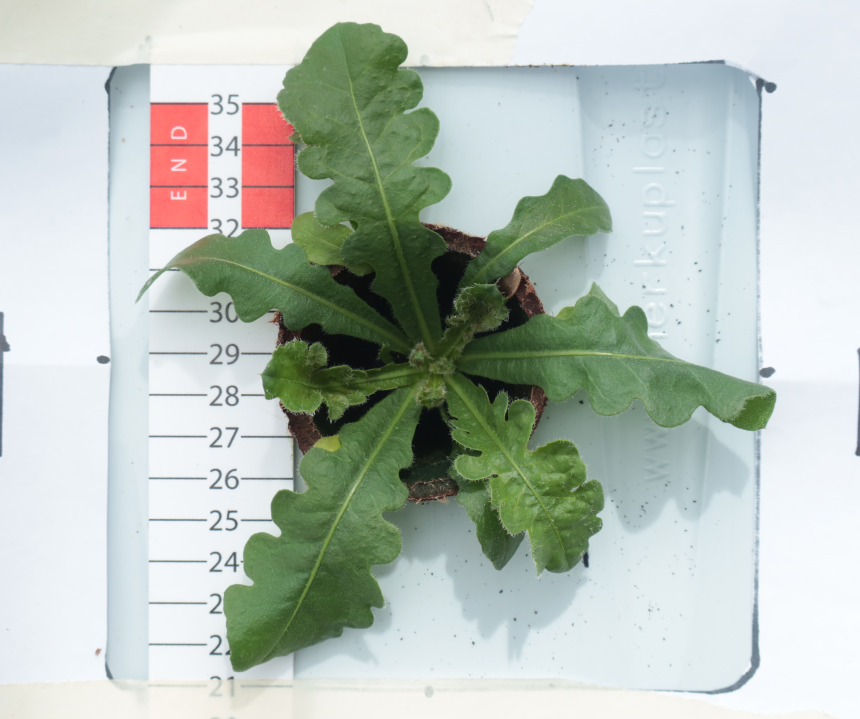
#> input picture Day35_T4_A.JPG, 4300 x 3594 px (shown at 1/5 size); its folder holds only this picture in this run
$ jupyter execute 'ML plantcv indvidual with plots.ipynb'
#> lines starting #> are read from the running program, lines starting #| are printed output that depends on the picture; after the words box and inside, x2 and y2 are one past the last pixel; in counts of white or black regions, pixels touching at a corner belong together
***Image Analysis with plots***

[cell 1]
import os
import cv2
import numpy as np
import pandas as pd
import matplotlib.pyplot as plt

os.chdir(r"C:\Users\hswt122arb\Desktop\MLplantcv")
print(os.listdir())

[cell 2]
# ---- SCALE ----
PIXELS_per_cm =  1470/ 8

cm_per_pixel = 1 / PIXELS_per_cm
cm2_per_pixel = cm_per_pixel ** 2

print("PIXELS_per_cm =", PIXELS_per_cm)
print("cm_per_pixel =", cm_per_pixel)
print("cm2_per_pixel =", cm2_per_pixel)

# ---- SEGMENTATION SETTINGS ----
LOWER_GREEN = np.array([35, 60, 40])
UPPER_GREEN = np.array([85, 255, 180])

MIN_AREA = 80

[cell 3]
def process_image(filename, show=True):
    img_bgr = cv2.imread(filename)

    if img_bgr is None:
        print(f"Could not read {filename}")
        return None

    img_rgb = cv2.cvtColor(img_bgr, cv2.COLOR_BGR2RGB)
    hsv = cv2.cvtColor(img_rgb, cv2.COLOR_RGB2HSV)

    # Green mask
    mask = cv2.inRange(hsv, LOWER_GREEN, UPPER_GREEN)

    # Light cleaning
    kernel = np.ones((3, 3), np.uint8)
    mask = cv2.morphologyEx(mask, cv2.MORPH_OPEN, kernel)

    # Find contours
    contours, _ = cv2.findContours(mask, cv2.RETR_EXTERNAL, cv2.CHAIN_APPROX_SIMPLE)

    clean_mask = np.zeros_like(mask)

    valid_contours = []
    for cnt in contours:
        area = cv2.contourArea(cnt)
        if area > MIN_AREA:
            valid_contours.append(cnt)

    if len(valid_contours) == 0:
        print(f"No plant detected in {filename}")
        return None

    # Draw ALL valid contours, not just the largest one
    cv2.drawContours(clean_mask, valid_contours, -1, 255, -1)

    # Measurements in pixels
    leaf_pixels = np.sum(clean_mask > 0)

    ys, xs = np.where(clean_mask > 0)
    if len(xs) == 0 or len(ys) == 0:
        print(f"No valid plant pixels found in {filename}")
        return None

    plant_diameter_pixels = max(xs.max() - xs.min(), ys.max() - ys.min())

    # Color index (ExG)
    pixels = img_rgb[clean_mask > 0]
    r = np.mean(pixels[:, 0])
    g = np.mean(pixels[:, 1])
    b = np.mean(pixels[:, 2])
    exg = 2 * g - r - b

    # Convert to real units
    leaf_area_cm2 = leaf_pixels * cm2_per_pixel
    plant_diameter_cm = plant_diameter_pixels * cm_per_pixel

    # Overlay
    overlay = img_rgb.copy()
    green = np.zeros_like(img_rgb)
    green[:] = [0, 255, 0]

    overlay[clean_mask > 0] = (
        0.6 * overlay[clean_mask > 0] + 0.4 * green[clean_mask > 0]
    ).astype(np.uint8)

    if show:
        fig, ax = plt.subplots(1, 3, figsize=(15, 5))

        ax[0].imshow(img_rgb)
        ax[0].set_title("Original")
        ax[0].axis("off")

        ax[1].imshow(clean_mask, cmap="gray")
        ax[1].set_title("Mask")
        ax[1].axis("off")

        ax[2].imshow(overlay)
        ax[2].set_title("Detected Leaves")
        ax[2].axis("off")

        plt.tight_layout()
        plt.show()

        print("leaf_pixels =", leaf_pixels)
        print("plant_diameter_pixels =", plant_diameter_pixels)
        print("Leaf_Area_cm2 =", round(leaf_area_cm2, 3))
        print("Plant_Diameter_cm =", round(plant_diameter_cm, 3))
        print("Color_Index =", round(exg, 3))

    return {
        "Image": filename,
        "Leaf_Area_cm2": round(leaf_area_cm2, 3),
        "Plant_Diameter_cm": round(plant_diameter_cm, 3),
        "Color_Index": round(exg, 3)
    }

[cell 4]
result = process_image("Day35_T1_A.JPG", show=True)
print(result)

[cell 5]
results = []

for file in os.listdir():
    if file.upper().endswith(".JPG"):
        res = process_image(file, show=False)
#> call 2 of process_image, with filename = 'Day35_T4_A.JPG', show = False
#> in process_image, img_bgr is the input picture: shape (3594, 4300, 3); mean B, G, R 185.9, 194.2, 184.2
#> in process_image (call 2), `hsv = cv2.cvtColor(img_rgb, cv2.COLOR_RGB2HSV)`: hsv: shape (3594, 4300, 3); mean H, S, V 79.1, 39.2, 199.8
#> in process_image (call 2), `mask = cv2.inRange(hsv, LOWER_GREEN, UPPER_GREEN)`:
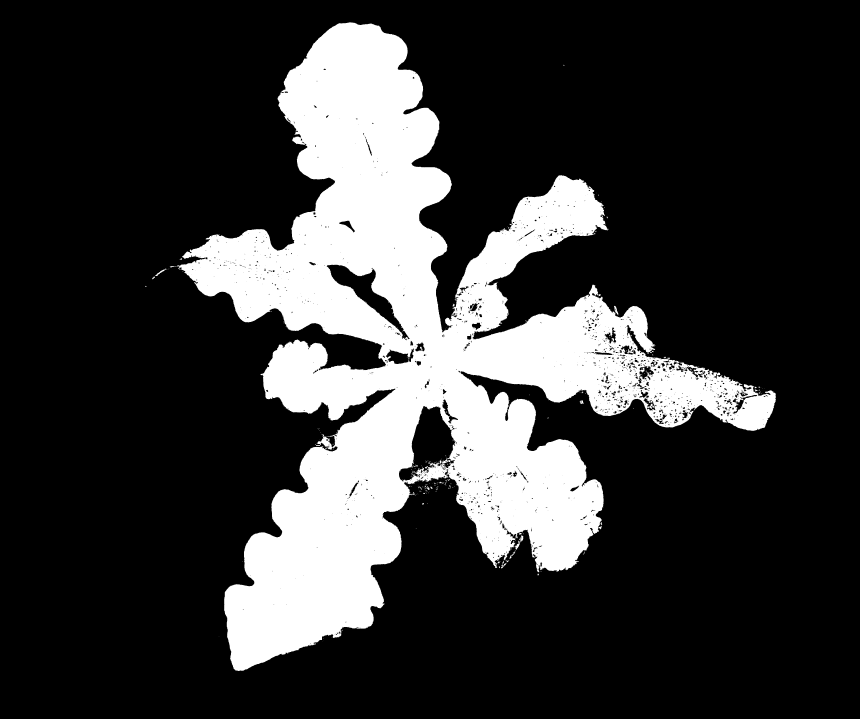
#> mask: shape (3594, 4300) (shown at 1/5 size); 21.5% white; 414 white regions (357 under 20 px), largest, box (x1, y1, x2, y2) and area: (883, 112, 3879, 3355) 3317016, (776, 1343, 833, 1380) 398, (3070, 1529, 3092, 1574) 386
#> in process_image (call 2), `mask = cv2.morphologyEx(mask, cv2.MORPH_OPEN, kernel)`: mask: shape (3594, 4300); 21.4% white; 128 white regions (55 under 20 px)
#> in process_image (call 2), `contours, _ = cv2.findContours(mask, cv2.RETR_EXTERNAL, cv2.CHAIN_APPR..`: contours = 90 contours, 49 with area under 20; largest, box (x1, y1, x2, y2) and area: (885, 112, 3879, 3355) 3447731, (1584, 2182, 1662, 2246) 1960, (777, 1344, 832, 1380) 322, (3070, 1530, 3091, 1573) 302, (2576, 2717, 2598, 2747) 270
#> the loop in process_image (call 2), `for cnt in contours:` made 90 passes
#> area on passes 1, 2, 3, 4, 5, 6, 8, 9, 11, 15, 16, 17: 32.5, 20.5, 76.5, 62, 30.5, 49, 33.5, 46, 42, 270.5, 20.5, 34
#> after the loop in process_image (call 2), `for cnt in contours:`: valid_contours = 10 contours; largest, box (x1, y1, x2, y2) and area: (885, 112, 3879, 3355) 3447731, (1584, 2182, 1662, 2246) 1960, (777, 1344, 832, 1380) 322, (3070, 1530, 3091, 1573) 302, (2576, 2717, 2598, 2747) 270
#> in process_image (call 2), `cv2.drawContours(clean_mask, valid_contours, -1, 255, -1)`:
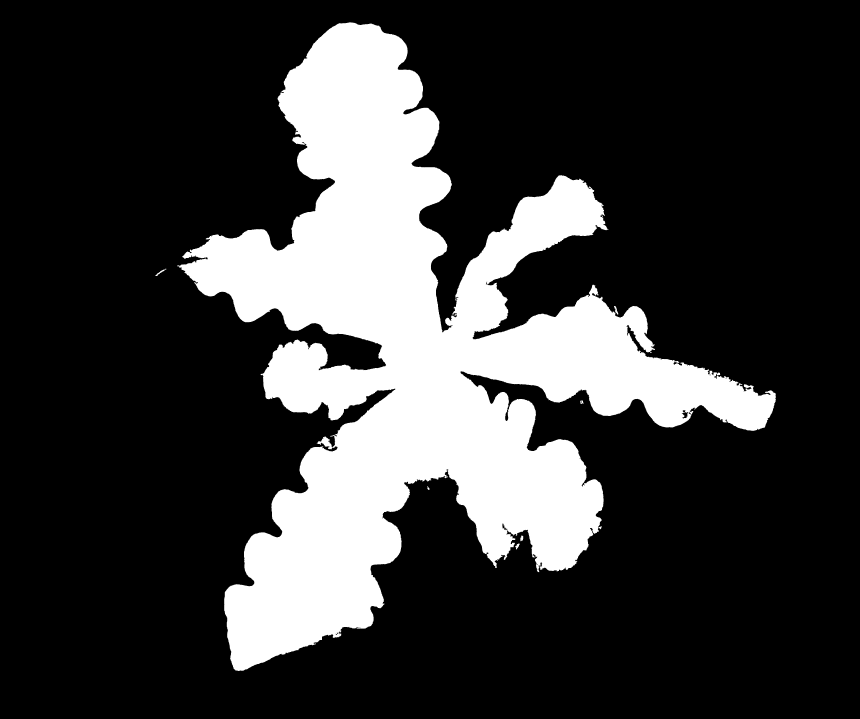
#> clean_mask: shape (3594, 4300) (shown at 1/5 size); 22.4% white; 10 white regions, largest, box (x1, y1, x2, y2) and area: (885, 112, 3879, 3355) 3460886, (1584, 2182, 1662, 2246) 2105, (777, 1344, 832, 1380) 388
#> in process_image (call 2), `leaf_pixels = np.sum(clean_mask > 0)`: leaf_pixels = 3464951
#> in process_image (call 2), `plant_diameter_pixels = max(xs.max() - xs.min(), ys.max() - ys.min())`: plant_diameter_pixels = 3242
#> in process_image (call 2), `r = np.mean(pixels[:, 0])`: r = 83.15
#> in process_image (call 2), `g = np.mean(pixels[:, 1])`: g = 111.1
#> in process_image (call 2), `b = np.mean(pixels[:, 2])`: b = 67.34
#> in process_image (call 2), `exg = 2 * g - r - b`: exg = 71.71
#> in process_image (call 2), `leaf_area_cm2 = leaf_pixels * cm2_per_pixel`: leaf_area_cm2 = 102.6
#> in process_image (call 2), `plant_diameter_cm = plant_diameter_pixels * cm_per_pixel`: plant_diameter_cm = 17.64
#> in process_image (call 2), `overlay[clean_mask > 0] = ( 0.6 * overlay[clean_mask > 0] + 0.4 * gree..`:
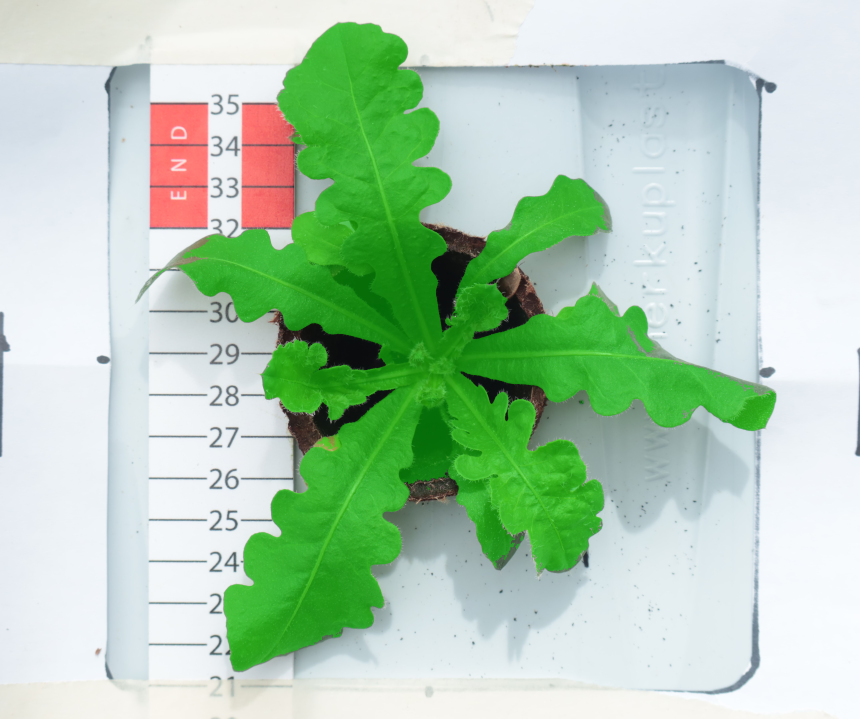
#> overlay: shape (3594, 4300, 3) (shown at 1/5 size); mean R, G, B 176.7, 207, 179.7
#> res = {'Image': 'Day35_T4_A.JPG', 'Leaf_Area_cm2': 102.6, 'Plant_Diameter_cm': 17.64, 'Color_Index': 71.71}
        if res is not None:
            results.append(res)

df = pd.DataFrame(results)
#> df = table of 1 rows and 4 columns
df
#> Out = table of 1 rows and 4 columns

[cell 6]
results = []

for file in os.listdir():
    if file.upper().endswith(".JPG"):
        res = process_image(file, show=False)
        if res is not None:
            results.append(res)

df = pd.DataFrame(results)
df
#> Out = table of 1 rows and 4 columns

[cell 7]
# Make a copy
plot_df = df.copy()
#> plot_df = table of 1 rows and 4 columns

# Extract DAS from names like Day02_T1_A.JPG
plot_df["DAS"] = plot_df["Image"].str.extract(r"Day(\d+)", expand=False).astype(int)

# Create plant ID from table + plant letter/number
# Example: Day02_T1_A.JPG -> T1_A
plot_df["Plant_ID"] = plot_df["Image"].str.extract(r"Day\d+_(T\d+_[A-Za-z0-9]+)", expand=False)

# Sort properly
plot_df = plot_df.sort_values(["Plant_ID", "DAS"])
#> plot_df = table of 1 rows and 6 columns

plot_df.head()
#> Out = table of 1 rows and 6 columns

[cell 8]
import matplotlib.pyplot as plt

plt.figure(figsize=(10, 6))

for plant_id, grp in plot_df.groupby("Plant_ID"):
    plt.plot(grp["DAS"], grp["Leaf_Area_cm2"], marker="o", label=plant_id)
#> this loop made 1 pass
#> (plant_id, grp) on pass 1: ('T4_A', table of 1 rows and 6 columns)

plt.xlabel("DAS")
plt.ylabel("Leaf Area (cm²)")
plt.title("Leaf Area Growth Trend by Plant")
plt.grid(True)
plt.legend(bbox_to_anchor=(1.05, 1), loc="upper left")
plt.tight_layout()
plt.show()
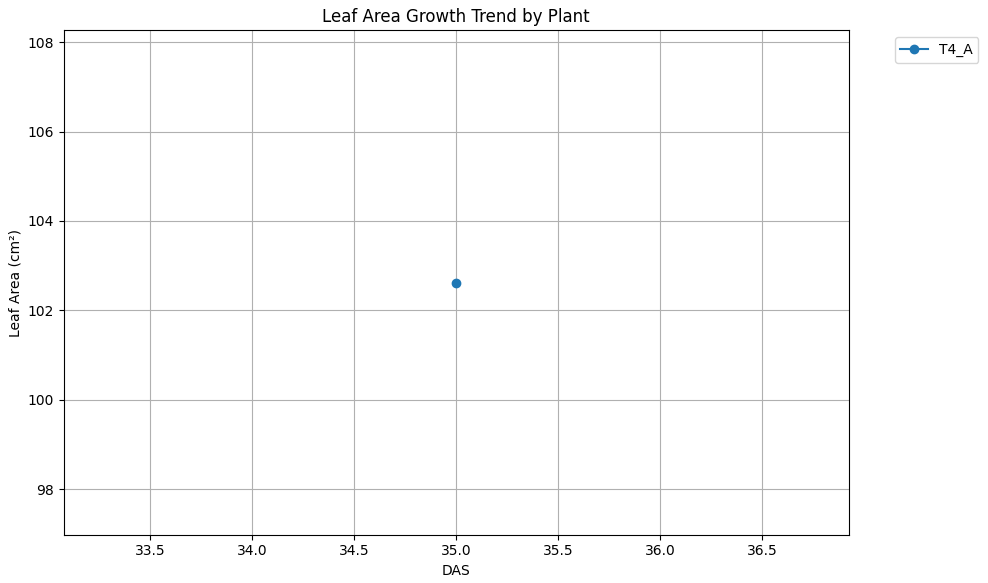
#> figure drawn by matplotlib, 1 panel

[cell 9]
plt.figure(figsize=(10, 6))

for plant_id, grp in plot_df.groupby("Plant_ID"):
    plt.plot(grp["DAS"], grp["Plant_Diameter_cm"], marker="o", label=plant_id)

plt.xlabel("DAS")
plt.ylabel("Plant Diameter (cm)")
plt.title("Plant Diameter Growth Trend by Plant")
plt.grid(True)
plt.legend(bbox_to_anchor=(1.05, 1), loc="upper left")
plt.tight_layout()
plt.show()
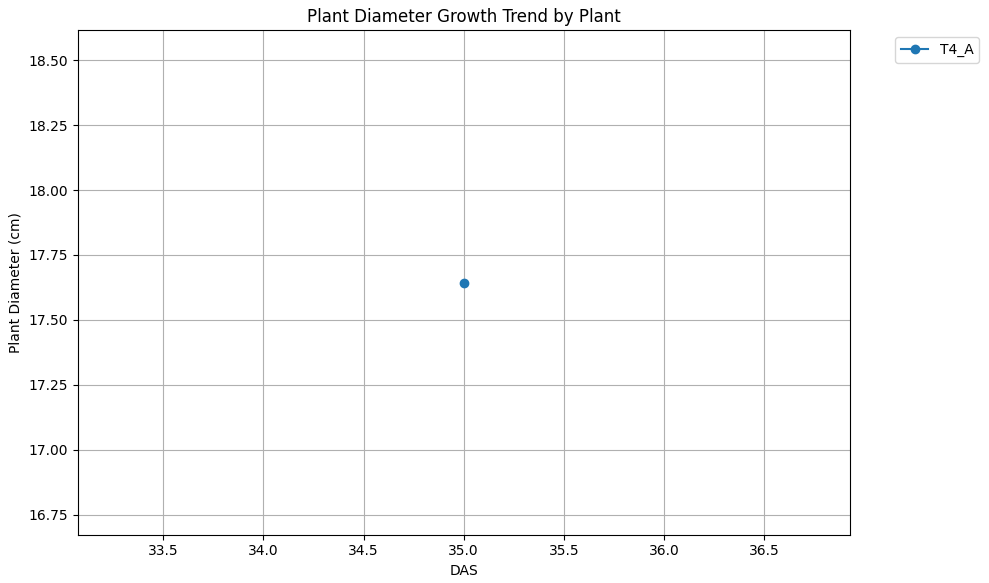
#> figure drawn by matplotlib, 1 panel

[cell 10]
avg_df = plot_df.groupby("DAS", as_index=False)[["Leaf_Area_cm2", "Plant_Diameter_cm"]].mean()
#> avg_df = table of 1 rows and 3 columns

avg_df
#> Out = table of 1 rows and 3 columns

[cell 11]
plt.figure(figsize=(8, 5))
plt.plot(avg_df["DAS"], avg_df["Leaf_Area_cm2"], marker="o")
plt.xlabel("DAS")
plt.ylabel("Mean Leaf Area (cm²)")
plt.title("Average Leaf Area Trend")
plt.grid(True)
plt.tight_layout()
plt.show()
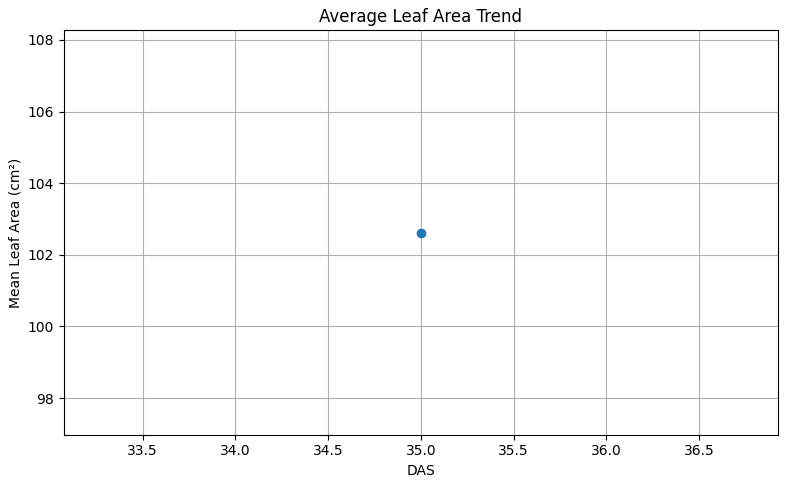
#> figure drawn by matplotlib, 1 panel

[cell 12]
plt.figure(figsize=(8, 5))
plt.plot(avg_df["DAS"], avg_df["Plant_Diameter_cm"], marker="o")
plt.xlabel("DAS")
plt.ylabel("Mean Plant Diameter (cm)")
plt.title("Average Plant Diameter Trend")
plt.grid(True)
plt.tight_layout()
plt.show()
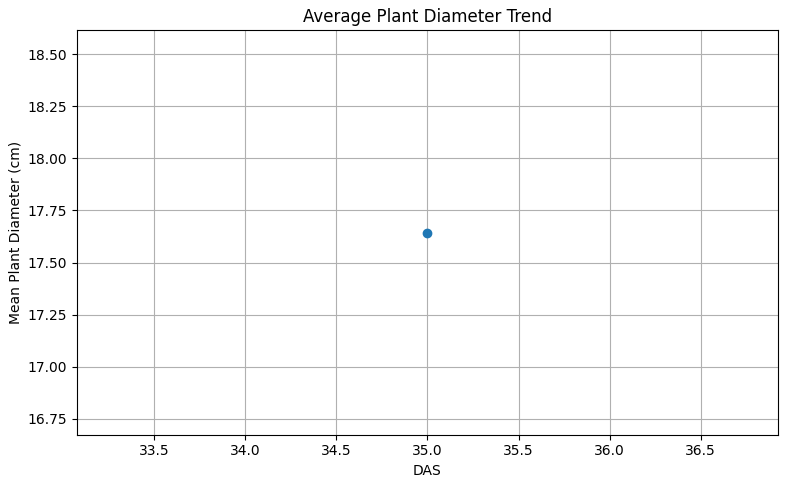
#> figure drawn by matplotlib, 1 panel
